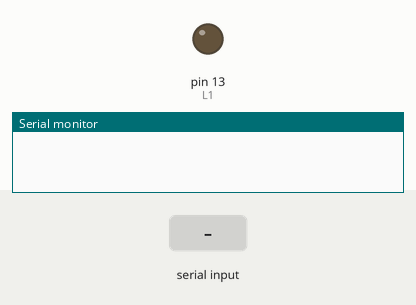
A sketch run on a simulated Arduino Uno, built with avr-gcc and run on an emulated ATmega328P. Parts: output pins drawn as LEDs (lit = HIGH), the last lines printed to the serial monitor. The test bench sets the inputs (shaded band).

Above: at 1.2 s.
1.3 s: "light on\n" received over Serial
At 1.6 s:
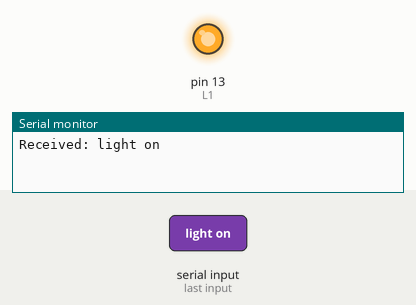
2.8 s: "light off\n" received over Serial
At 4.0 s:
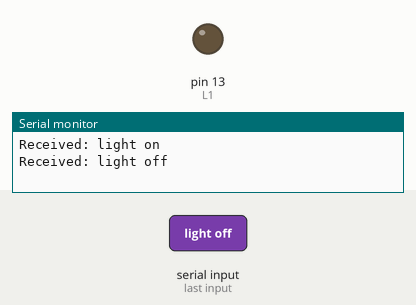
Timing chart, 0 to 5.8 s (numbered marks = the images above; inputs shaded):
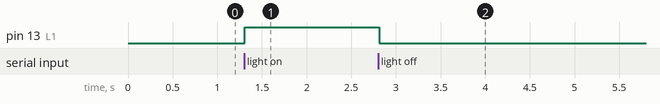

Measured:
- after the input at 1.3 s, pin 13 (L1): LOW → HIGH at once
- after the input at 2.8 s, pin 13 (L1): HIGH → LOW at once

The sketch:

arduino_control.ino
```cpp
#include <DHT.h>
#include <DHT_U.h>

#define DHTPIN 2
#define DHTTYPE DHT11
int L1 = 13;

DHT dht(DHTPIN, DHTTYPE);

void setup() {
  Serial.begin(9600);
  pinMode(L1, OUTPUT);
  dht.begin();
}

String vdit_voice;

void loop() {
  if (Serial.available() > 0) {
    vdit_voice = Serial.readStringUntil('\n');
    vdit_voice.trim();  // Clean whitespace/newlines
    Serial.println("Received: " + vdit_voice);
  }

  if (vdit_voice == "light on") {
    digitalWrite(L1, HIGH);
  } else if (vdit_voice == "light off") {
    digitalWrite(L1, LOW);
  } else if (vdit_voice == "what about the temperature") {
    float temp = dht.readTemperature();
    float humidity = dht.readHumidity();

    if (isnan(temp) || isnan(humidity)) {
      Serial.println("Failed to read from DHT sensor!");
      return;
    }
    Serial.print("Temperature: ");
    Serial.print(temp);
    Serial.println(" *C");
    Serial.print("Humidity: ");
    Serial.print(humidity);
    Serial.println(" %");
  }
}
```
